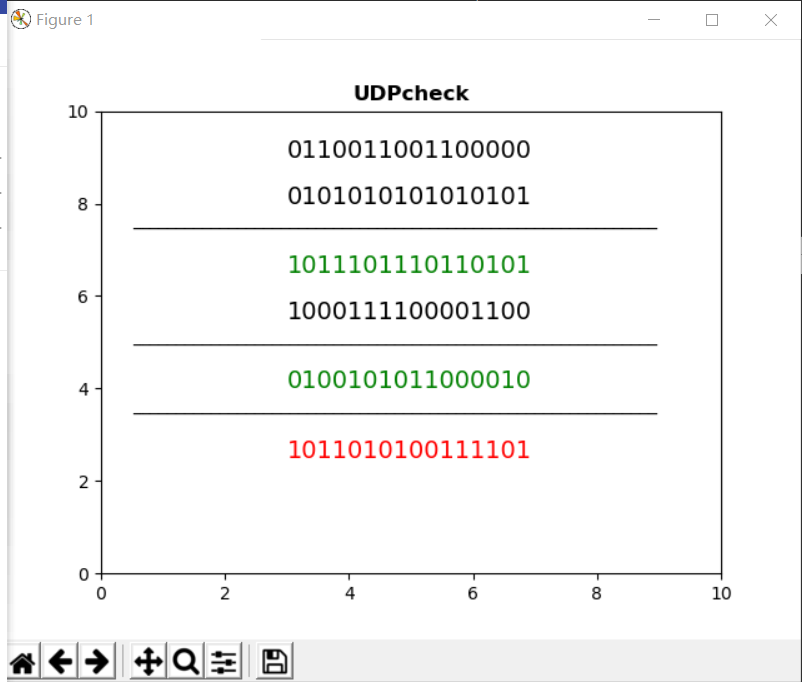

Recreate this plot in Python.
import numpy as np
from matplotlib import pyplot as plt

data=np.array([0b0110011001100000,0b0101010101010101,0b1000111100001100])

def check (a):
    n = a.size
    sum = 0
    for items in a:
        sum = add(sum,items)
    return sum

def add (a,b):
    sum = a + b
    carray = (sum & 0x00010000)>>16
    if carray==1 :
        sum = sum & 0x0000ffff
        sum = add(sum,1)
    return sum

def display():
    fig = plt.figure()
    ax = fig.add_subplot(111)
    ax.set_title('UDPcheck', fontsize=12, fontweight='bold')
    ax.axis([0, 10, 0, 10])
    temp = add(data[0],data[1])
    # data[0] data[1]
    ax.text(3, 9, bin(data[0])[2:].zfill(16), fontsize=14)
    ax.text(3, 8, bin(data[1])[2:].zfill(16), fontsize=14)
    ax.text(0.5, 7.5, "____________________________________________________________", fontsize=10)
    ax.text(3, 6.5, bin(temp)[2:].zfill(16), fontsize=14, color="green")
    # data[2]
    ax.text(3, 5.5, bin(data[2])[2:].zfill(16), fontsize=14)
    ax.text(0.5, 5, "____________________________________________________________", fontsize=10)
    ax.text(3, 4, bin(add(temp,data[2]))[2:].zfill(16), fontsize=14, color="green")
    # final result
    ax.text(0.5, 3.5, "____________________________________________________________", fontsize=10)
    ax.text(3, 2.5, bin(sum)[2:].zfill(16), fontsize=14, color="red")
    plt.show()

sum = check(data)
sum = (~sum&(0xffff))
print(bin(sum))
display()
